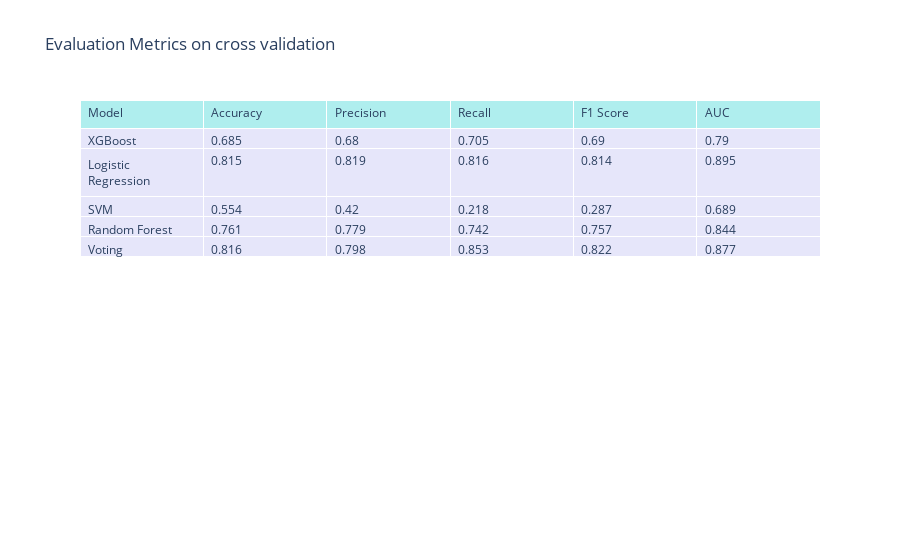

Source (notebook cell):
### Markdown cell above
### Cross validation

### Code cell
metrics_cross = get_crossvalidation_metrics(classifiers, X_train, y_train)
plot_metrics_table(metrics_cross, title="Evaluation Metrics on cross validation")

### Figure 1 — Plotly figure (JSON) as saved in the notebook; plotly's stock layout.template omitted (floating-point values rounded to 4 significant figures)
{"data": [{"cells": {"align": "left", "fill": {"color": "lavender"}, "values": [["XGBoost", "Logistic Regression", "SVM", "Random Forest", "Voting"], [0.685, 0.815, 0.554, 0.761, 0.816], [0.68, 0.819, 0.42, 0.779, 0.798], [0.705, 0.816, 0.218, 0.742, 0.853], [0.69, 0.814, 0.287, 0.757, 0.822], [0.79, 0.895, 0.689, 0.844, 0.877]]}, "header": {"align": "left", "fill": {"color": "paleturquoise"}, "values": ["Model", "Accuracy", "Precision", "Recall", "F1 Score", "AUC"]}, "type": "table"}], "layout": {"title": {"text": "Evaluation Metrics on cross validation"}}}
